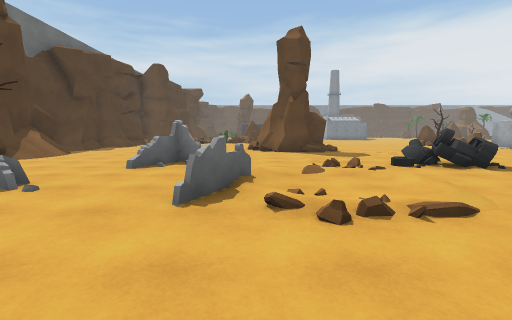
view 1 (above)

15 first-person views from a walk through a 3-D level made in the Unity game engine. The camera is 1.4 m above the floor, tilts 6° down and sees 90° across. The floor is counted in squares, 2 m on a side. Each view is taken from the middle of a square. On the plan, view 1 faces up. The plan holds only what a view shows up to about 9 squares ahead; the rest is blank. The place goes on beyond the plan. Some animated figures are left out. Surface patterns are stand-ins for the level's own textures.

view 2
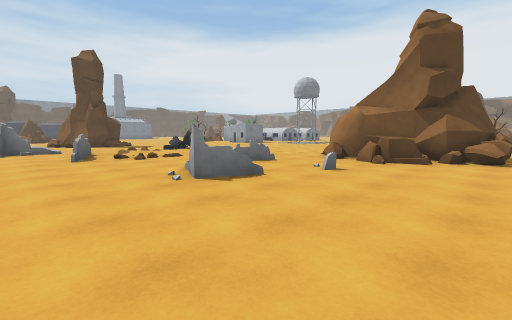

view 3
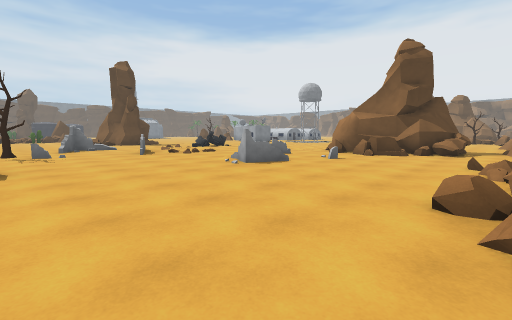

view 4
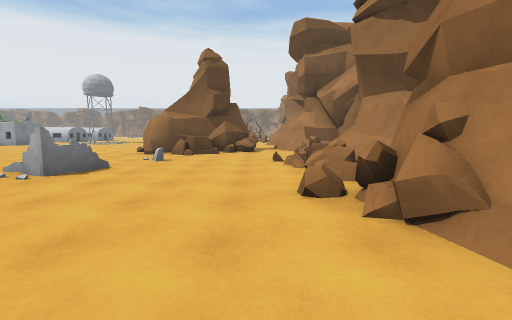

view 5
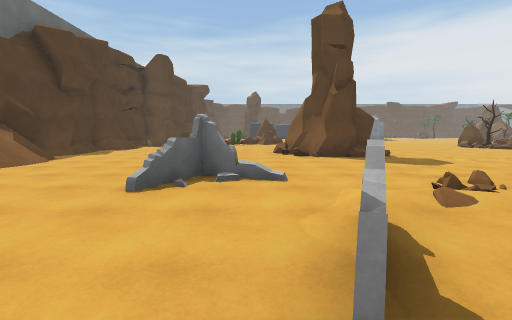

view 6
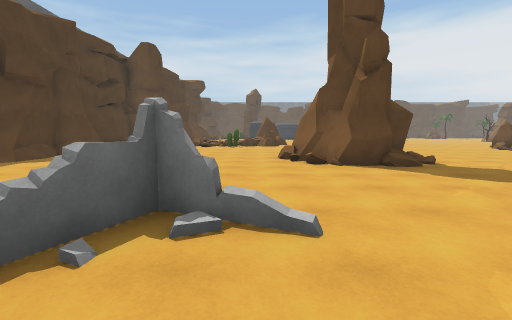

view 7
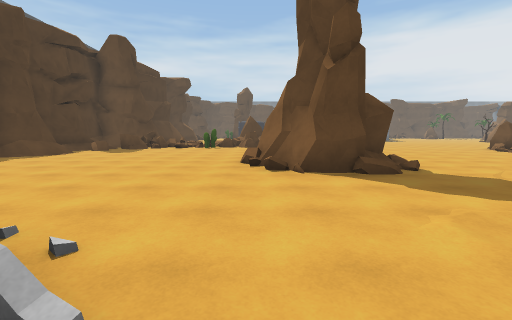

view 8
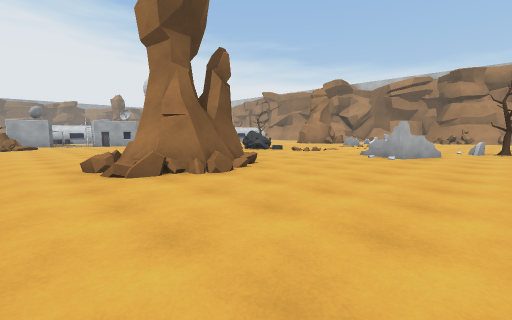

view 9
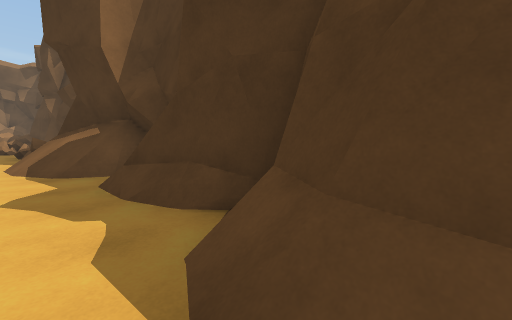

view 10
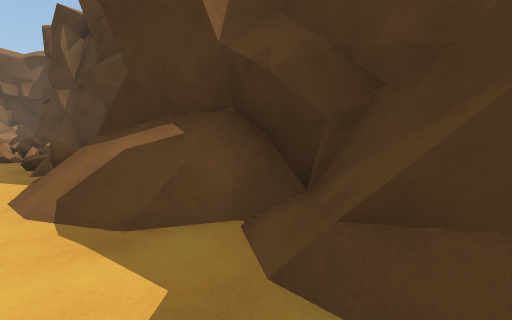

view 11
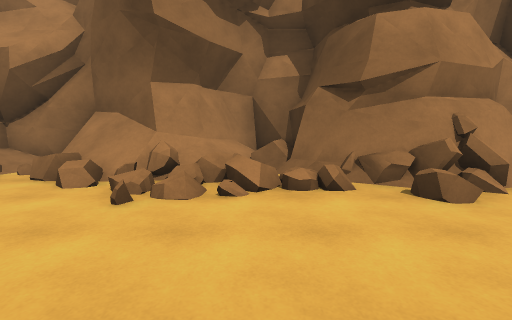

view 12
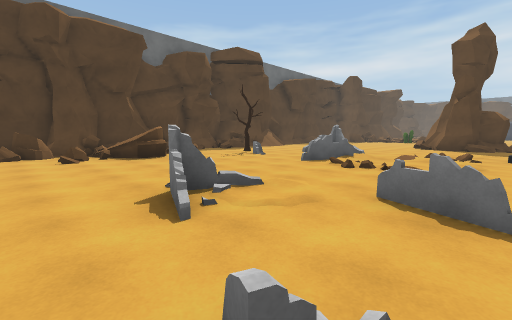

view 13
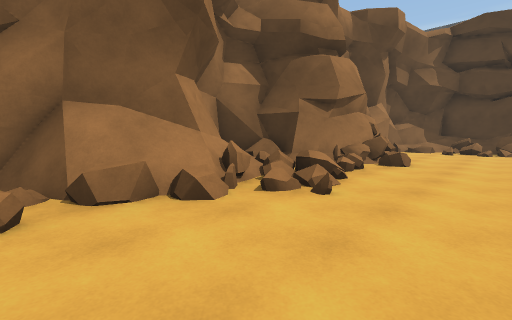

view 14
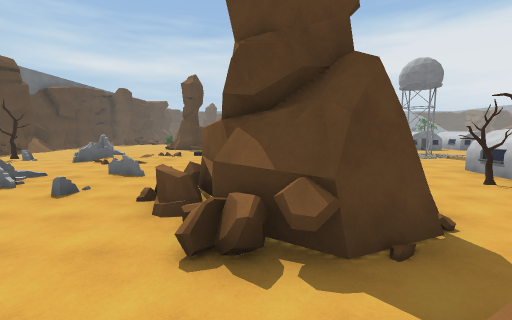

view 15
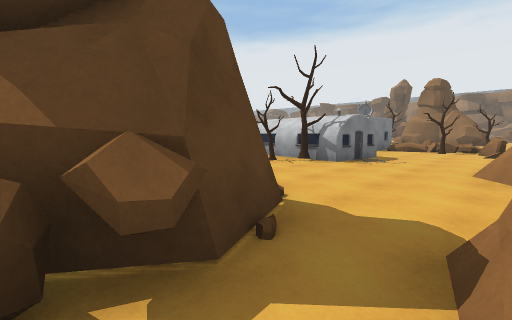

### Floor plan
Key: @ floor where view 1 was taken; # wall or solid block; . main floor; : floor 0.25 m higher than the main floor; / step, stairs or slope; = window, fence, low wall or low ledge; v drop or lower ground; T tree; B building.
Columns run from 8 left of view 1 to 17 right of it. Each row starts with its distance up from view 1.
 14 ##...............
 13 #/.......=.......
 12 #/......###:....
 11 #/......### ....
 10 #/.......###....
  9 #/.............
  8 ///.............
  7  =/.............
  6  =....#.....##.
  5  =.......//.=#
  4 # . ....=./...
  3 #=/ T=..=./...
  2 #=# ....///..       ..
  1 #==#/.........     ...
  0  ====...@.==...    .BB
 -1  ###.........##   ..BB
 -2 ##==....#=...##  ..TTB
 -3 ###.........=##  ...BB...
 -4 v#=...........###........T
 -5   =...........#/..........
 -6   =...##.=#....#/..##.. .=
 -7    v#####=##=#/
 -8     /v  v==####
 -9         vvv =#v

Where each view was taken, in squares from view 1:
view 1: 0 up, 0 right, facing up
view 2: 5 down, 2 left, facing up-right
view 3: 6 down, 4 left, facing up-right
view 4: 5 down, 4 left, facing right
view 5: 2 up, 1 left, facing up
view 6: 4 up, 1 left, facing up
view 7: 5 up, 0 right, facing up
view 8: 14 up, 4 left, facing down-right
view 9: 14 up, 6 left, facing down-left
view 10: 11 up, 6 left, facing down-left
view 11: 3 down, 1 right, facing down
view 12: 3 down, 3 right, facing up-left
view 13: 4 down, 5 right, facing down-left
view 14: 7 down, 6 right, facing up
view 15: 6 down, 6 right, facing up-right
